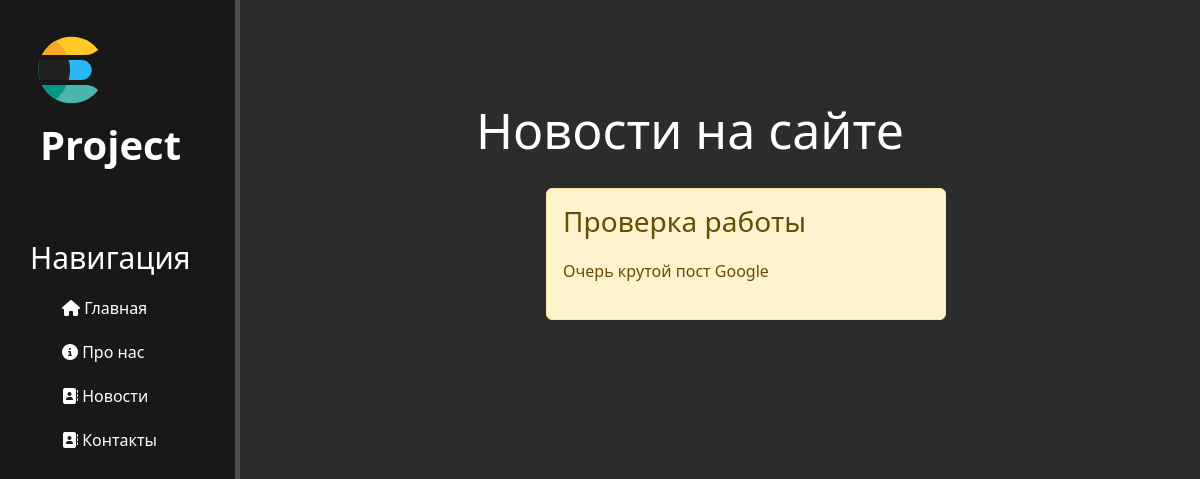
The page /news/ on the database as committed earlier.
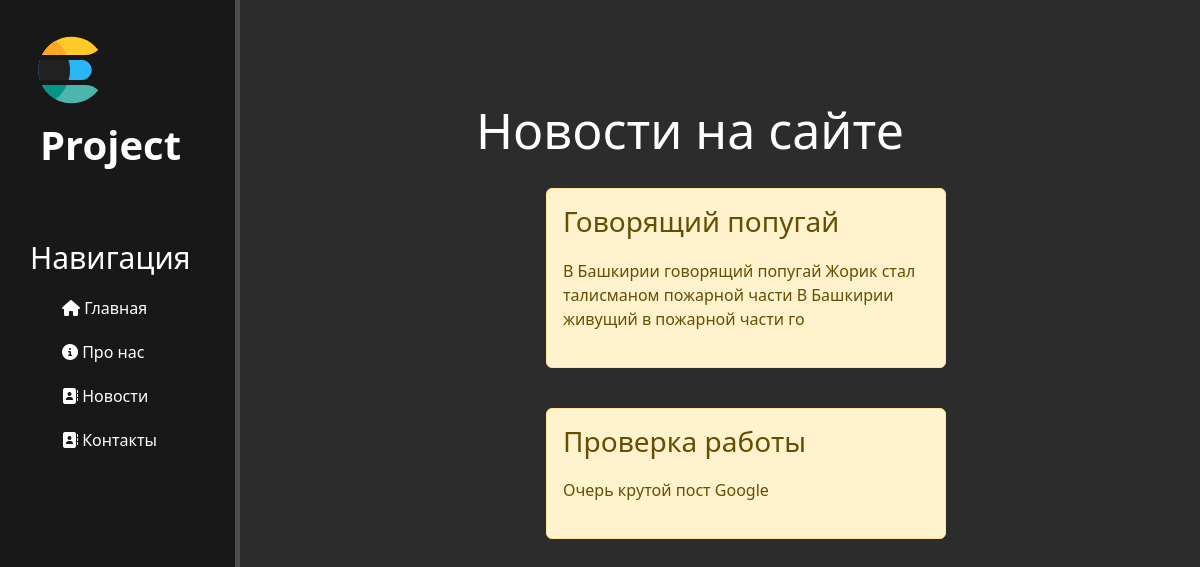
The same page on the database as committed later.
### news/models.py (models this page shows, shortened)
class Articles(models.Model):
    title = models.CharField('Название', max_length=50)
    anons = models.CharField('Анонс', max_length=250)
    full_text = models.TextField('Статья')
    date = models.DateTimeField('Дата публикации')
    class Meta:
        verbose_name = 'Новость'
        verbose_name_plural = 'Новости'

### news/views.py (the view)
# urls.py: path('', views.news_home, name='news_home')
def news_home(request):
    news = Articles.objects.order_by('-date')
    return render(request, 'news/news_home.html', {'news': news})

### news/templates/news/news_home.html (shortened to what this page needs)
{% extends 'main/layout.html' %}
{% block content %}
    <div class="features">
        <h1>Новости на сайте</h1>
        {% if news %}
            {% for el in news %}
                <div class="alert alert-warning">
                    <h3>{{ el.title }}</h3>
                    <p>{{ el.anons }}</p>
                </div>
            {% endfor %}
        {% else %}
            <p>У вас нет записей!</p>
        {% endif %}
    </div>
{% endblock %}

### main/templates/main/layout.html (shortened to what this page needs)
{% load static %}
<!DOCTYPE html>
<html lang="ru">
<head>
    <link rel="stylesheet" href="https://cdn.jsdelivr.net/npm/bootstrap@5.3.2/dist/css/bootstrap.min.css">
    <link rel="stylesheet" href="{% static 'main/css/main.css' %}">
    <link rel="stylesheet" href="https://use.fontawesome.com/releases/v6.4.2/css/all.css">
</head>
<body>
    <aside>
        <img src="{% static 'main/img/logo.svg' %}" alt="logo">
        <span class="logo">Project</span>
        <h3>Навигация</h3>
        <ul>
            <a href="{% url 'home' %}"><li><i class="fa-solid fa-house"></i> Главная</li></a>
            <a href="{% url 'about' %}"><li><i class="fa-solid fa-circle-info"></i></i> Про нас</li></a>
            <a href="{% url 'news_home' %}"><li><i class="fa-solid fa-address-book"></i> Новости</li></a>
            <a href="#"><li><i class="fa-solid fa-address-book"></i> Контакты</li></a>
        </ul>
    </aside>
    <main>
        {% block content %}
        {% endblock %}
    </main>
</body>
</html>

### main/static/main/css/main.css (style rules this page uses)
body { background: #2c2c2c; }
aside { float: left; background: #181818; width: 20%; padding: 2.5%; height: 100vh; color: #fff; border-right: 5px solid #4d4d4d; }
aside img { width: 80px; float: left; }
aside .logo { font-size: 40px; margin-left: 10px; font-weight: bold; position: relative; top: 5px; }
aside h3 { margin-top: 50px; padding-top: 20px; font-size: 30px; }
aside ul { list-style: none; }
aside ul li { color: #fff; display: block; margin-top: 20px; transition: transform .5s ease; }
aside ul a { text-decoration: none; }
main .features { float: left; color: #fff; margin-top: 100px; text-align: center; width: 75%; }
main .features h1 { font-size: 50px; }
main .features p { max-width: 400px; margin: 20px auto; }
.alert-warning { float: left; clear: both; width: 400px; margin: 20px 34%; text-align: left; }

Rows that differ between the two databases and show on the page:
added Articles: title "Говорящий попугай", anons "В Башкирии говорящий попугай Жорик стал талисманом пожарной части В Башкирии живущий в пожарной части го"
